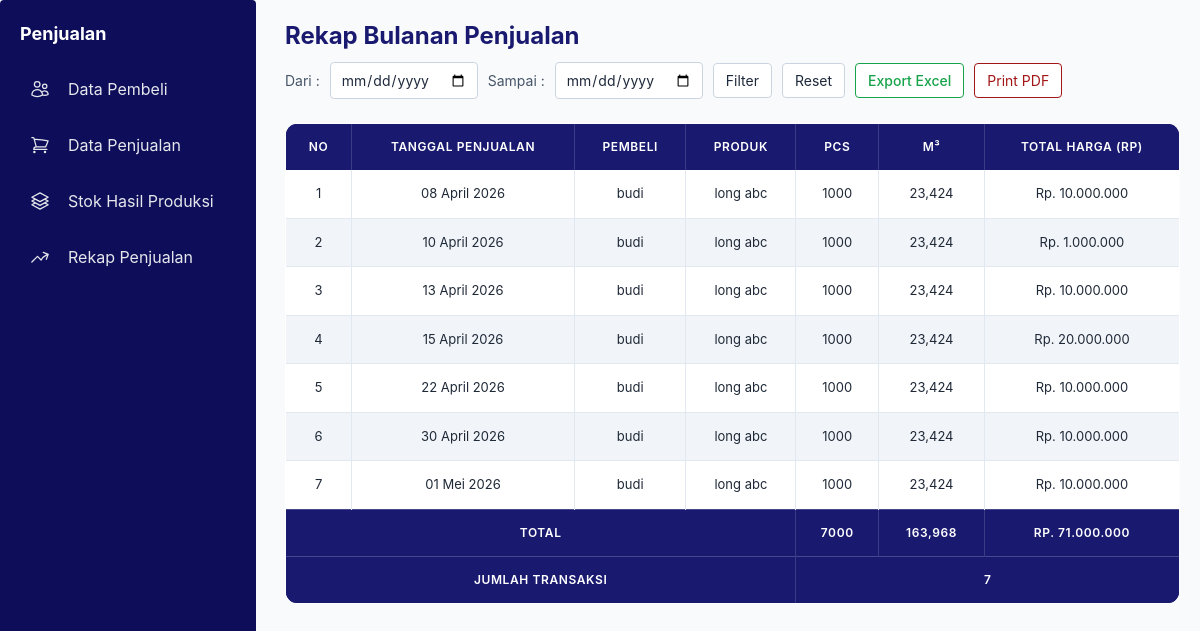
The app's page /rekap-penjualan/, older data.
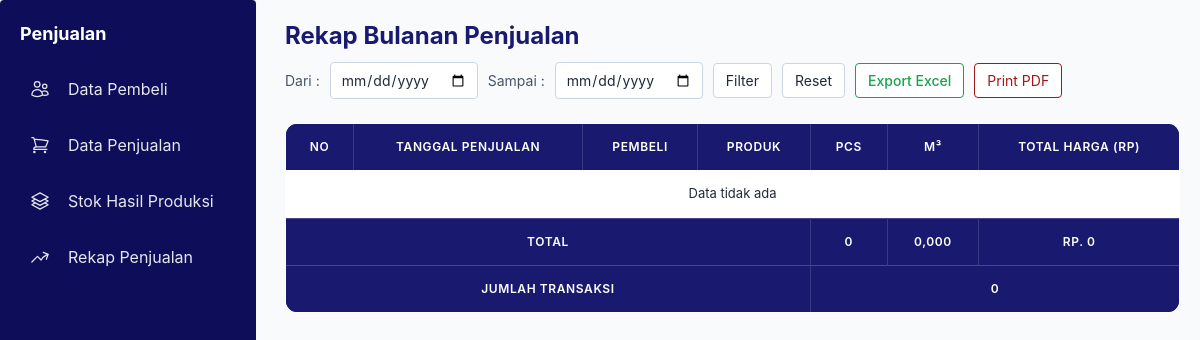
The same page, newer data.
### core/models.py (models this page shows, shortened)
class Penjualan(models.Model):
    hasil_produksi = models.ForeignKey(
        HasilProduksi,
        on_delete=models.CASCADE,
        related_name='penjualan'
    )
    pembeli = models.ForeignKey(
        Pembeli,
        on_delete=models.CASCADE
    )
    tanggal_penjualan = models.DateField()
    pcs = models.PositiveIntegerField(default=0)
    m3 = models.DecimalField(max_digits=10, decimal_places=4, default=0)
    total_harga = models.DecimalField(
        max_digits=15,
        decimal_places=2,
        default=0
    )

class Pembeli(models.Model):
    nama_pembeli = models.CharField(max_length=100, blank=True,
    null=True)
    def __str__(self):
        return self.nama_pembeli

class HasilProduksi(models.Model):
    proses_produksi = models.ForeignKey(ProsesProduksi, on_delete=models.CASCADE)
    pemakaian_bahan = models.ForeignKey(PemakaianBahanBaku,on_delete=models.CASCADE)
    nama_hasil_produksi = models.ForeignKey(NamaHasilProduksi, on_delete=models.CASCADE)
    quality = models.ForeignKey(Quality,on_delete=models.SET_NULL,null=True,blank=True)
    tanggal_produksi = models.DateField()
    tebal = models.DecimalField(max_digits=10, decimal_places=3)
    lebar = models.DecimalField(max_digits=10, decimal_places=3)
    panjang = models.DecimalField(max_digits=10, decimal_places=3)
    jumlah_pcs = models.PositiveIntegerField()
    jumlah_m3 = models.DecimalField(max_digits=12, decimal_places=3)
    sisa_pcs = models.PositiveIntegerField()
    sisa_m3 = models.DecimalField(max_digits=12, decimal_places=3)

class NamaHasilProduksi(models.Model):
    nama_hasil_produksi = models.CharField(max_length=100,blank=True,
    null=True)
    def __str__(self):
        return self.nama_hasil_produksi

### core/views.py (the view)
# urls.py: path('rekap-penjualan/', views.rekap_penjualan, name='rekap_penjualan'),
def rekap_penjualan(request):
    data = Penjualan.objects.select_related(
        'hasil_produksi',
        'hasil_produksi__nama_hasil_produksi',
        'pembeli'
    )
    start = request.GET.get('start')
    end = request.GET.get('end')
    if start and end:
        data = data.filter(
            tanggal_penjualan__range=[start, end]
        )
    total_pcs = data.aggregate(total=Sum('pcs'))['total'] or 0
    total_m3 = data.aggregate(total=Sum('m3'))['total'] or 0
    total_penjualan = data.aggregate(total=Sum('total_harga'))['total'] or 0
    total_transaksi = data.count()
    context = {
        'data': data,
        'total_pcs': total_pcs,
        'total_m3': total_m3,
        'total_penjualan': total_penjualan,
        'total_transaksi': total_transaksi,
        'start': start,
        'end': end,
    }
    return render(request, 'penjualan/rekap_penjualan.html', context)

### core/templatetags/rupiah.py (called while the page is built)
@register.filter
def rupiah(value):
    try:
        value = int(value)
        return "Rp. {:,}".format(value).replace(",", ".")
    except:
        return value

### core/templates/penjualan/rekap_penjualan.html (shortened to what this page needs)
{% load rupiah %}
{%load static %}
<!DOCTYPE html>
<html lang="id">
<head>
    <script src="https://cdn.tailwindcss.com"></script>
    <link rel="stylesheet" href="{% static 'css/penjualan.css' %}">
    <link rel="stylesheet" href="https://cdnjs.cloudflare.com/ajax/libs/font-awesome/6.0.0/css/all.min.css">
</head>
<body class="bg-gray-50 flex h-screen overflow-hidden text-gray-800">
    {% include 'parts/sidebar_penjualan.html' %}
    <main class="flex-1 flex flex-col h-full overflow-y-auto">
        <div class="content">
            <h2 class="text-2xl font-bold text-[#191970]" style="margin-bottom: 10px;">Rekap Bulanan Penjualan</h2>
            <div class="filter-container">
                <form method="get" class="filter-form">
                    Dari :
                    <input type="date" name="start" value="{{ start }}">
                    Sampai :
                    <input type="date" name="end" value="{{ end }}">
                    <button type="submit" class="btn-filter">Filter</button>
                    <a href="{% url 'rekap_penjualan' %}" class="btn-reset">Reset</a>
                    <button type="button" class="btn-export" onclick="exportExcel()">Export Excel</button>
                    <button type="button" class="btn-print" onclick="printPDF()">Print PDF</button>
                </form>
            </div>
            <br>
            <table border="1" id="rekapTable">
                <thead>
                    <tr>
                        <th>No</th>
                        <th>Tanggal Penjualan</th>
                        <th>Pembeli</th>
                        <th>Produk</th>
                        <th>PCS</th>
                        <th>M³</th>
                        <th>Total Harga (Rp)</th>
                    </tr>
                </thead>
                <tbody>
                    {% for d in data %}
                    <tr>
                        <td>{{ forloop.counter }}</td>
                        <td>{{ d.tanggal_penjualan|date:"d F Y"}}</td>
                        <td>{{ d.pembeli }}</td>
                        <td>{{ d.hasil_produksi.nama_hasil_produksi }}</td>
                        <td>{{ d.pcs }}</td>
                        <td>{{ d.m3 | floatformat:3 }}</td>
                        <td>{{ d.total_harga | rupiah }}</td>
                    </tr>
                    {% empty %}
                    <tr>
                        <td colspan="7" align="center">Data tidak ada</td>
                    </tr>
                    {% endfor %}
                </tbody>
                <tfoot>
                    <tr>
                        <th colspan="4">TOTAL</th>
                        <th>{{ total_pcs }}</th>
                        <th>{{ total_m3|floatformat:3 }}</th>
                        <th>{{ total_penjualan |rupiah }}</th>
                    </tr>
                    <tr>
                        <th colspan="4">JUMLAH TRANSAKSI</th>
                        <th colspan="3">{{ total_transaksi }}</th>
                    </tr>
                </tfoot>
            </table>
        </div>
    </main>
</body>
</html>

Row changes from the older to the newer data that the page shows:
removed Penjualan: tanggal_penjualan "08 April 2026", pembeli "budi", hasil_produksi.nama_hasil_produksi "long abc", pcs "1000", m3 "23,424", total_harga|rupiah "Rp. 10.000.000"
removed Penjualan: tanggal_penjualan "10 April 2026", pembeli "budi", hasil_produksi.nama_hasil_produksi "long abc", pcs "1000", m3 "23,424", total_harga|rupiah "Rp. 1.000.000"
removed Penjualan: tanggal_penjualan "13 April 2026", pembeli "budi", hasil_produksi.nama_hasil_produksi "long abc", pcs "1000", m3 "23,424", total_harga|rupiah "Rp. 10.000.000"
removed Penjualan: tanggal_penjualan "15 April 2026", pembeli "budi", hasil_produksi.nama_hasil_produksi "long abc", pcs "1000", m3 "23,424", total_harga|rupiah "Rp. 20.000.000"
removed Penjualan: tanggal_penjualan "22 April 2026", pembeli "budi", hasil_produksi.nama_hasil_produksi "long abc", pcs "1000", m3 "23,424", total_harga|rupiah "Rp. 10.000.000"
removed Penjualan: tanggal_penjualan "30 April 2026", pembeli "budi", hasil_produksi.nama_hasil_produksi "long abc", pcs "1000", m3 "23,424", total_harga|rupiah "Rp. 10.000.000"
removed Penjualan: tanggal_penjualan "01 Mei 2026", pembeli "budi", hasil_produksi.nama_hasil_produksi "long abc", pcs "1000", m3 "23,424", total_harga|rupiah "Rp. 10.000.000"
Text that changed along with them:
{{ total_pcs }}: "7000" → "0"
{{ total_m3|floatformat:3 }}: "163,968" → "0,000"
{{ total_penjualan |rupiah }}: "RP. 71.000.000" → "RP. 0"
{{ total_transaksi }}: "7" → "0"
text now shown: "Data tidak ada"
